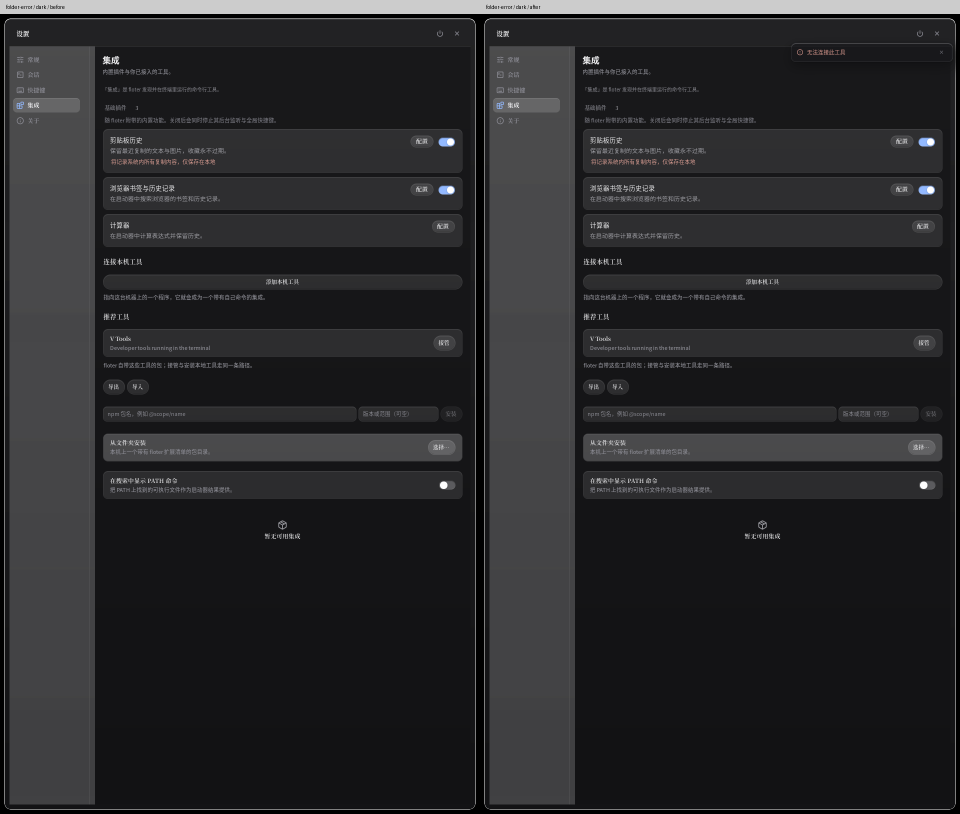
#> input picture docs/rounds/P13-jx/folder-error-dark-comparison.png, 1920 x 1628 px, given in place of registry-download-light-before.png, which was not available (shown at 1/2 size)
$ python images.py
#> lines starting #> are read from the running program, lines starting #| are printed output that depends on the picture
from pathlib import Path
import shutil
from PIL import Image, ImageChops, ImageDraw

out = Path(__file__).parent
scenarios = ["registry-download", "registry-cancel", "registry-busy", "registry-blank",
             "registry-commit", "registry-keyboard", "folder-keyboard", "folder-error"]
rows = []
for theme in ("light", "dark"):
    tiles = []
    for scenario in scenarios:
        pair = []
        for stage in ("before", "after"):
            src = Path(f"/tmp/floter-P13-jx-{scenario}-{theme}-{stage}.png")
            dest = out / f"{scenario}-{theme}-{stage}.png"
            shutil.copyfile(src, dest)
            pair.append(Image.open(dest).convert("RGB"))
        diff = ImageChops.difference(*pair)
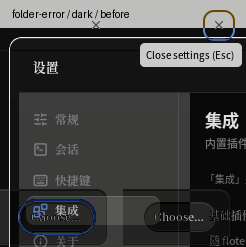
#> diff: PIL image 246x247 RGB; mean R, G, B 62.9, 63.1, 63.2
        box = diff.getbbox()
        changed = sum(pixel != (0, 0, 0) for pixel in diff.getdata())
        rows.append(f"{scenario} {theme}: {changed} changed pixels; bbox={box}")
        canvas = Image.new("RGB", (pair[0].width * 2, pair[0].height + 28), "#cccccc")
#> canvas: PIL image 3840x1656 RGB; every value is 204
        draw = ImageDraw.Draw(canvas)
        for i, stage in enumerate(("before", "after")):
            x = i * pair[0].width
            draw.text((x + 12, 8), f"{scenario} / {theme} / {stage}", fill="black")
            canvas.paste(pair[i], (x, 28))
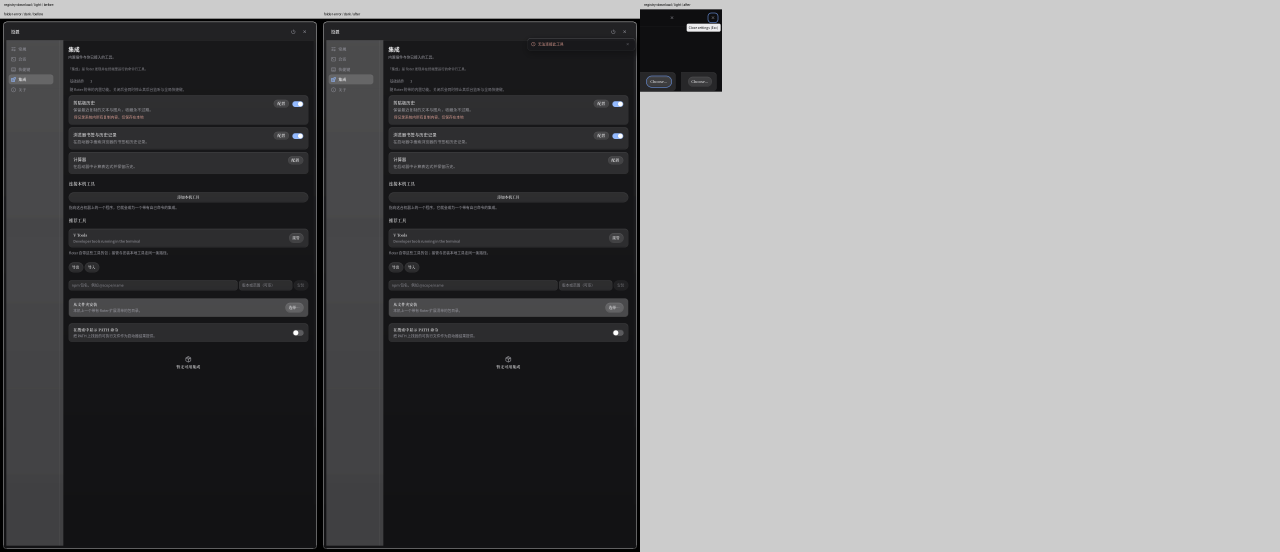
#> canvas: PIL image 3840x1656 RGB (shown at 1/3 size); mean R, G, B 121.7, 121.7, 122.7
        canvas.save(out / f"{scenario}-{theme}-comparison.png")
        # 1x details are crops of actual frames; no UI is drawn by this script.
        if box:
            x0, y0, x1, y1 = box
            box = (max(0, x0-12), max(0, y0-12), min(pair[0].width, x1+12), min(pair[0].height, y1+12))
            detail = Image.new("RGB", ((box[2]-box[0])*2, box[3]-box[1]), "#cccccc")
#> detail: PIL image 516x259 RGB; every value is 204
            for i, im in enumerate(pair):
                detail.paste(im.crop(box), (i*(box[2]-box[0]), 0))
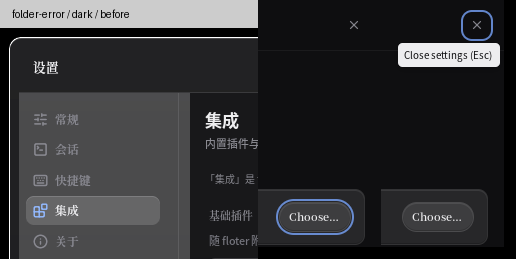
#> detail: PIL image 516x259 RGB; mean R, G, B 49.9, 50.1, 52
            detail.save(out / f"{scenario}-{theme}-detail.png")
            if scenario in ("registry-busy", "registry-keyboard", "folder-keyboard"):
                detail.resize((detail.width*4, detail.height*4), Image.Resampling.NEAREST).save(out / f"{scenario}-{theme}-detail4x.png")
            detail.thumbnail((960, 320))
            tile = Image.new("RGB", (960, detail.height+24), "#cccccc")
#> tile: PIL image 960x283 RGB; every value is 204
            ImageDraw.Draw(tile).text((8, 6), f"{scenario}: before | after", fill="black")
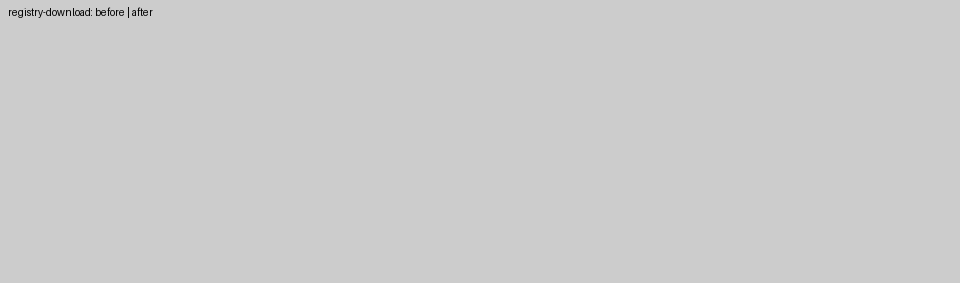
#> tile: PIL image 960x283 RGB; min 2, max 204, mean 203.7
            tile.paste(detail, (0,24))
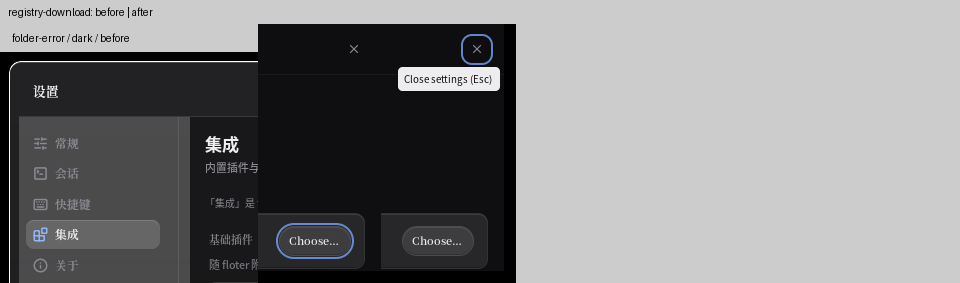
#> tile: PIL image 960x283 RGB; mean R, G, B 127.9, 128, 129
#> (the run stopped early here; a loop or call above may not have finished)
